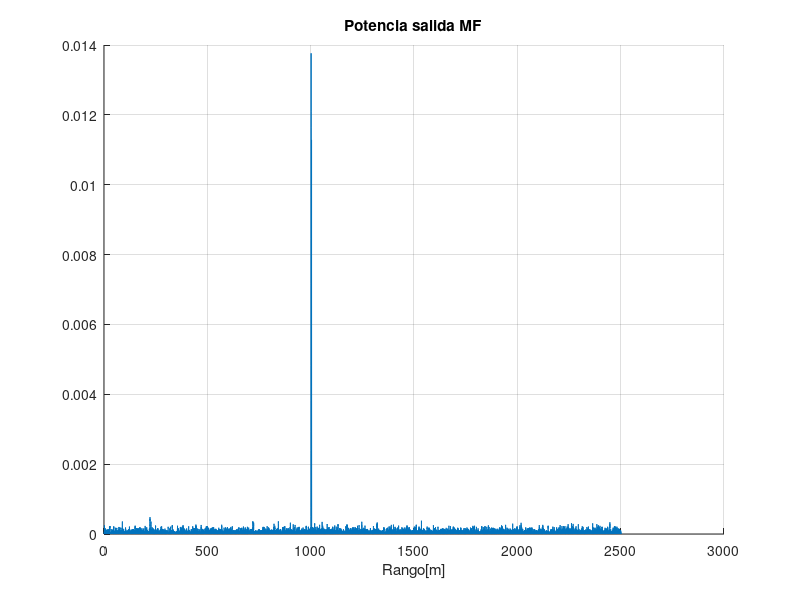

Reproduce this figure in MATLAB.
clear all
% close all
clc
%% Parámetros Generales

Nos = 16;           %Tasa de sobremuestreo
tau = 5e-9;         %Ancho del pulso [s]

% for tau=2.5e-9:1e-9:7.5e-9

fs = 1/tau*Nos;   %Frecuencia de muestreo [1/s]
Po = 5e3;           %Potencia del pulso [W]
Ao = sqrt(Po);      %Amplitud del pulso
Lpulse = tau*fs;    %Longitud del pulso
f0 = 77e9;          %Frec. de la portadora
c = 3e8;            %Velocidad de la luz [m/s]
Gt = 35;            %Ganancia direccional de antena TX [dBi]
Gr = 35;            %Ganancia direccional de antena RX [dBi]
lambda = c/f0;      %Long. de onda [m]
cross_s = 1;        %Radar cross section [m^2]
R = 1000;           %Rango o distancia [m]
rango_max = 2500;   %Rango máximo del radar [m]

fe_gain = 5;
input_voltage_noise_density = 0.4e-9; %[V/√Hz]
No = input_voltage_noise_density^2; % PSD del ruido one-side
noise_power = No*fs;

%% Pulso

x_t = [zeros(Nos,1); ones(round(Lpulse),1); zeros(Nos,1)]*Ao; %Senal transmitida

%% Parámetros del Canal
GtLin = 10^(Gt/10); %Linealizo Gt
GrLin = 10^(Gr/10); %Linealizo Gr

Range_Res = c*tau/2

Delta_R = 2;

%Atenuacion
alphaLin0 = sqrt((GtLin*GrLin*lambda^2*cross_s)/((4*pi)^3*R^4)); %Atenuación lineal
alplhadBi0 = 20*log10(alphaLin0); %Atenuacion en dBi
alphaLin1 = sqrt((GtLin*GrLin*lambda^2*cross_s)/((4*pi)^3*(R+Delta_R)^4)); %Atenuación lineal
alplhadBi1 = 20*log10(alphaLin1); %Atenuacion en dBi

%Delay
delay0 = 2*R/c;                      %Retardo temporal
delayDiscreto0 = round(delay0*fs);    %Se lo lleva a un número entero de muestras
delayReal0 = delayDiscreto0/fs;

delay1 = 2*(R+Delta_R)/c;             %Retardo temporal
delayDiscreto1 = round(delay1*fs);    %Se lo lleva a un número entero de muestras
delayReal1 = delayDiscreto1/fs;

%Phase change
phase0 = exp(1j*2*pi*f0*delayReal0);   %Cambio de fase
phase1 = exp(1j*2*pi*f0*delayReal1);   %Cambio de fase

%% Modelado del Canal

h_t0 = phase0.*alphaLin0.*[zeros(delayDiscreto0,1); x_t];   % Salida del canal
h_t1 = phase1.*alphaLin1.*[zeros(delayDiscreto1,1); x_t];

%% Potencias

% Comprobación de la atenuación en dB
Ptx = 10*log10(Po/1e-3);
Prx0 = 10*log10(max(abs(h_t0).^2)/1e-3);
atenuacion_de_canal_medida0 = Prx0-Ptx;

%% Rango máximo

muestras_max_range = round(2*rango_max/c*fs);
muestras0 = length(h_t0);
zeros_left0 = muestras_max_range-muestras0;

muestras1 = length(h_t1);
zeros_left1 = muestras_max_range-muestras1;

H_t0 = [h_t0; zeros(zeros_left0,1)];
H_t1 = [h_t1; zeros(zeros_left1,1)];

H_t = H_t0+H_t1;

%% Front-end
y_mf_accum = 0;
Nexp = 500;
Xi_range = zeros(Nexp,1);

noise = sqrt(noise_power/2)*randn(size(H_t)) + 1j.*sqrt(noise_power/2)*randn(size(H_t));
fe_output = fe_gain*H_t+noise;

    r_t = fe_output;            % Entrada del MF
    h_mf = conj(x_t(end:-1:1)); % Match Filter
    y_mf = conv(h_mf, r_t);     % Salida del detector

%Lineas de tiempo y rango
tline = 1/fs*(0:length(y_mf)-1);
rline = tline*c/2;

hold on
plot(rline, abs(y_mf).^2); grid on;
title('Potencia salida MF'); xlabel('Rango[m]');

% end

%     %SNR
%     [PRX_peak,i] = max(y_mf_accum);
%     if R<1000                       %Se calcula el piso de ruido dependiendo del rango.
%         noise_floor = mean(y_mf_accum(i+1000:end));
%     else
%         noise_floor = mean(y_mf_accum(1:i-1000));
%     end
%     % noise_floor = mean(y_mf_accum(1:30000)); %para caso r=2000
%     snr_comp(ii) = (PRX_peak-noise_floor)/noise_floor;
%     snr_comp_dB(ii) = 10*log10(snr_comp(ii));
% %     fprintf("SNR_computada(lineal): %2.2f \n", snr_comp);
% %     fprintf("SNR_computada(dB): %2.2f \n", 10*log10(snr_comp));
%     precision(ii) = std(Xi_range);
%     precision2(ii) = std(Xi_olf_range);
% 
%     if precision(ii)<1e-2
%         precision(ii) = [];
%     end
%     if precision2(ii)<1e-2
%         precision2(ii) = [];
%     end
% 
%     ii=ii+1;
%     ii
% end
%% Gráficos

% Precisión con y sin outliers
rangeq = [50:50:rango_max];
% plot(rangeq, snr_comp_dB);grid on;
% figure
% semilogy(rangeq, precision);grid on; % Se grafica la precisión a distintos rangos con el eje y en escala log
% hold on;
% xlabel('Rango[m]'); ylabel('Presicion');
% figure
% semilogy(rangeq, precision2);grid on;title("Sin outliers")
% legend('\tau = 2.5[nseg]','\tau = 5[nseg]','\tau = 7.5[nseg]');

% SNR Computada y Teórica
% figure
% semilogy(rangeq, snr_comp_dB);grid on;title("SNR")
% hold on
% semilogy(rangeq, snr_teo_dB);grid on;title("SNR Teórica")
% legend({'SNR Computada','SNR Teórica'},'Location', 'northeast')

%Grafico potencia MF SNR
% plot(rline, y_mf_accum); grid on;
% title('Potencia salida MF'); xlabel('Rango[m]');

%Outliers
% figure
% plot(Xi_range); grid on; title('Outliers');
% tline = 1/fs*(0:length(y_mf)-1);
% Xi_olf_range = remove_outliers(Xi_range, R, 100);
% Xi_time = tline(Xi_olf_range);

%Resolución
% resolucion_sim = tau/Nos
% resolucion_real = std(Xi_time/1e-9)

% figure
% plot(Xi_olf_range); grid on; title('Outliers');
% plot(Xi_time); 
% hold all
% plot(Xi_olf_range); grid on;
